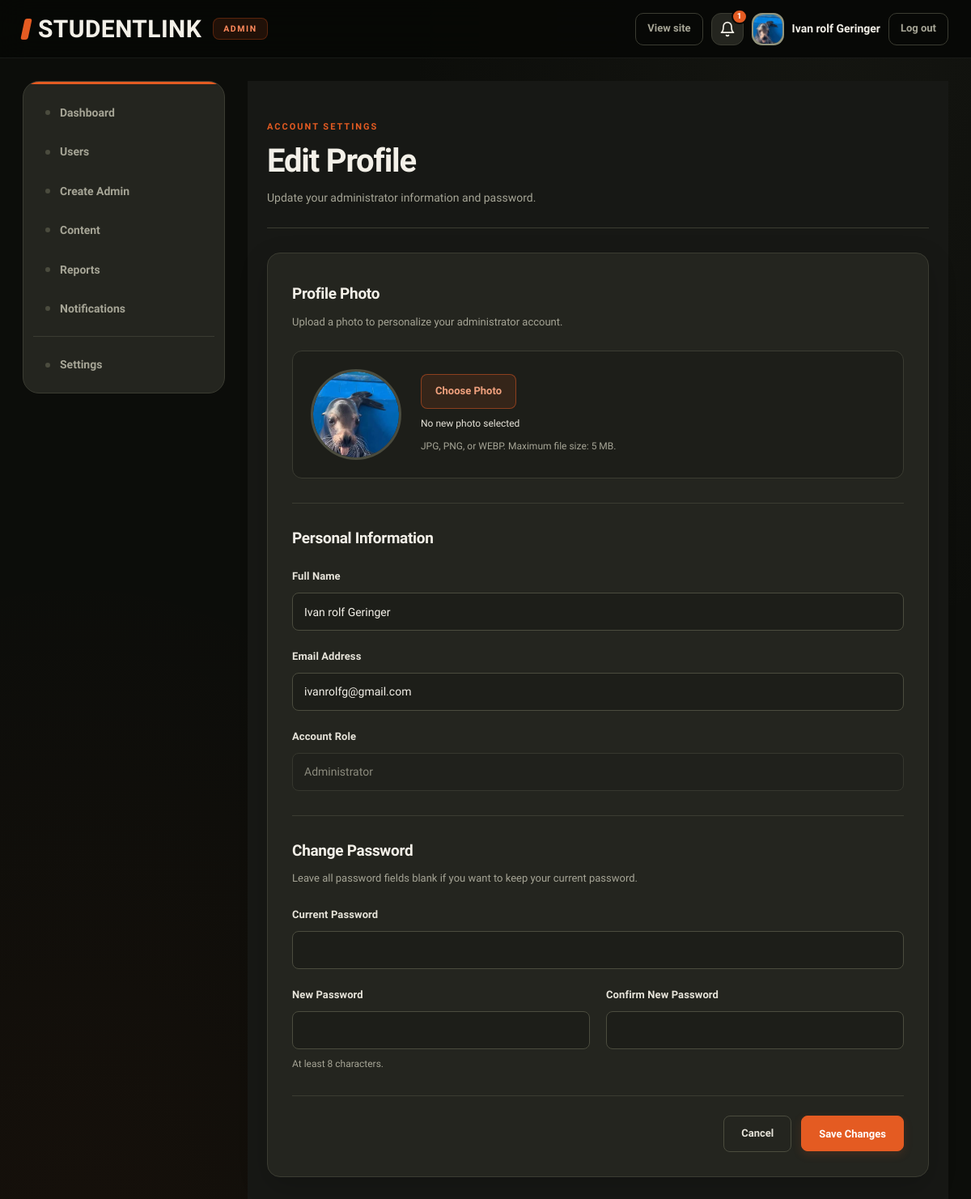
The app's page /admin/settings-edit.php (signed in), older data.
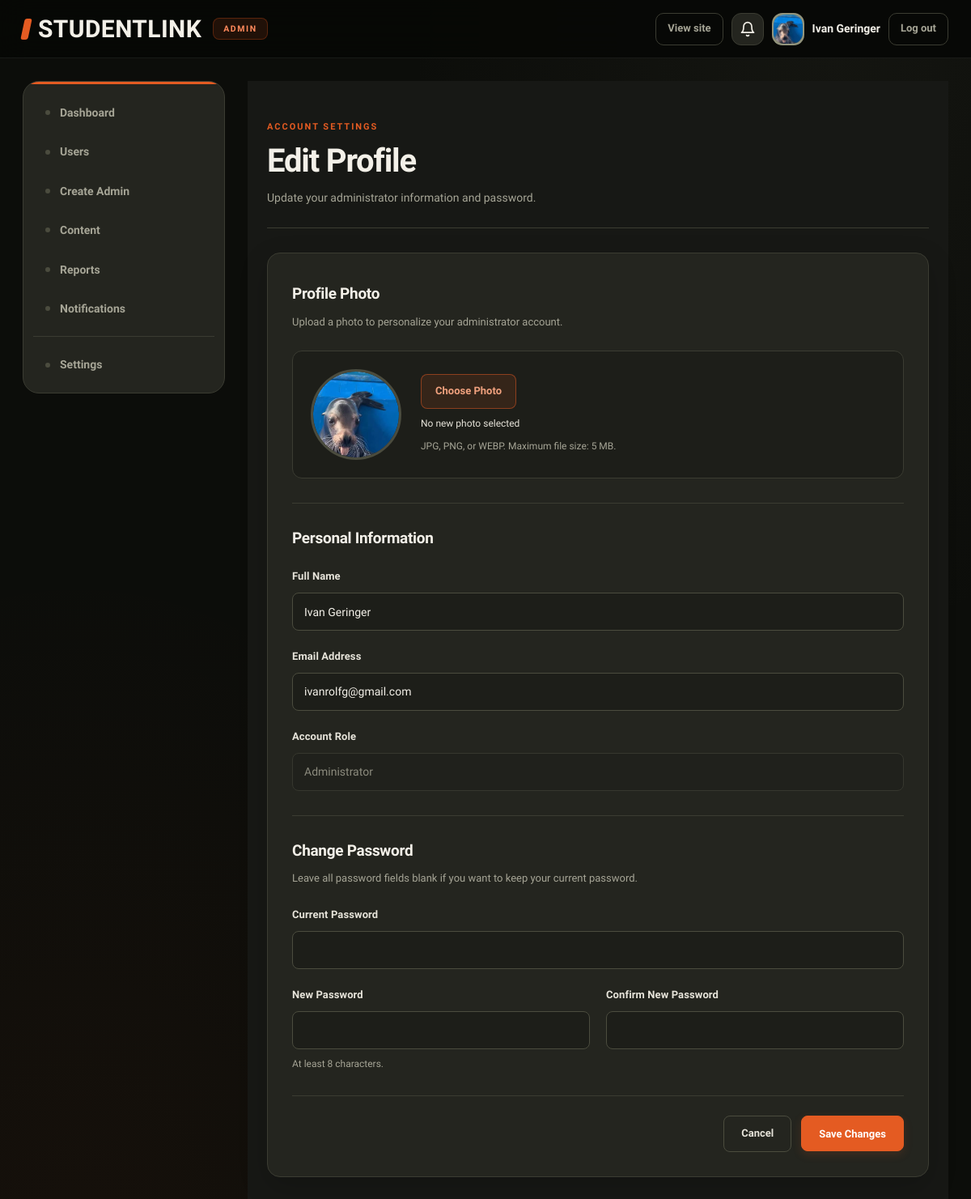
The same page, newer data.
### tables this page shows
CREATE TABLE `users` (
  `id` int(10) UNSIGNED NOT NULL,
  `full_name` varchar(100) NOT NULL,
  `email` varchar(150) NOT NULL,
  `password_hash` varchar(255) DEFAULT NULL,
  `google_id` varchar(64) DEFAULT NULL,
  `course` varchar(50) DEFAULT NULL,
  `year_level` varchar(20) DEFAULT NULL,
  `about` text DEFAULT NULL,
  `skills` varchar(255) DEFAULT NULL,
  `photo_path` varchar(255) DEFAULT NULL,
  `role` enum('student','admin') NOT NULL DEFAULT 'student',
  `status` enum('Active','Suspended') NOT NULL DEFAULT 'Active',
  `created_at` timestamp NOT NULL DEFAULT current_timestamp()
);

### includes/functions.php (called while the page is built, shortened)
<?php
function e($v) {
    return htmlspecialchars((string) $v, ENT_QUOTES, 'UTF-8');
}

### admin/settings-edit.php (the view, shortened to what the changed rows need)
<?php
require_once __DIR__ . '/../db_connect.php';
require_once __DIR__ . '/../includes/functions.php';
$adminId = (int) $_SESSION['user_id'];
$stmt = $conn->prepare("
    SELECT id, full_name, email, password_hash, role, status, photo_path
    FROM users
    WHERE id = ?
    LIMIT 1
");
$stmt->bind_param("i", $adminId);
$stmt->execute();
$admin = $stmt->get_result()->fetch_assoc();
$name = $admin['full_name'];
$email = $admin['email'];
$currentPhoto = $admin['photo_path'] ?? '';
$photoUrl = '';
if (!empty($currentPhoto)) {
    $photoUrl = '../' . ltrim($currentPhoto, '/');
}
$initials = '';
$nameParts = preg_split(
    '/\s+/',
    trim($name),
    -1,
    PREG_SPLIT_NO_EMPTY
);
foreach (array_slice($nameParts, 0, 2) as $part) {
    $initials .= mb_strtoupper(mb_substr($part, 0, 1));
}
include __DIR__ . '/../includes/admin-header.php';
?>
<link rel="stylesheet" href="setting-edit.css">
<main class="admin-settings-edit-page">
    <header class="page-head">
        <div>
            <h1>Edit Profile</h1>
        </div>
    </header>
    <form
        class="info edit"
        method="POST"
        action=""
        enctype="multipart/form-data"
        novalidate
    >
        <section class="edit-section photo-section">
            <h2>Profile Photo</h2>
            <div class="photo-upload-area">
                <div class="photo-preview" id="photoPreview">
                    <?php if ($photoUrl !== ''): ?>
                        <img
                            src="<?= e($photoUrl) ?>"
                            alt="Administrator profile photo"
                            id="profilePreviewImage"
                        >
                    <?php else: ?>
                        <span id="profileInitials">
                            <?= e($initials) ?>
                        </span>
                    <?php endif; ?>
                </div>
            </div>
        </section>
        <section class="edit-section">
            <h2>Personal Information</h2>
            <div class="field">
                <label for="name">Full Name</label>
                <input
                    id="name"
                    name="name"
                    type="text"
                    value="<?= e($name) ?>"
                    maxlength="100"
                    required
                >
            </div>
            <div class="field">
                <label for="email">Email Address</label>
                <input
                    id="email"
                    name="email"
                    type="email"
                    value="<?= e($email) ?>"
                    maxlength="150"
                    required
                >
            </div>
        </section>
        <section class="edit-section">
            <h2 id="password">Change Password</h2>
        </section>
    </form>
</main>
<?php include __DIR__ . '/../includes/admin-footer.php'; ?>

### includes/admin-header.php (shortened to what the changed rows need)
<?php
require_once __DIR__ . '/functions.php';
require_once __DIR__ . '/../db_connect.php';
$sessionUserId = (int) ($_SESSION['user_id'] ?? 0);
$authStmt = $conn->prepare(
    "SELECT id, full_name, email, role, status, photo_path
     FROM users
     WHERE id = ?
     LIMIT 1"
);
$authStmt->bind_param('i', $sessionUserId);
$authStmt->execute();
$authResult = $authStmt->get_result();
$verifiedAccount = $authResult->fetch_assoc();
$admin = [
    'id'         => (int) $verifiedAccount['id'],
    'name'       => $verifiedAccount['full_name'] ?: $verifiedAccount['email'],
    'email'      => $verifiedAccount['email'],
    'photo_path' => $verifiedAccount['photo_path'] ?? ''
];
$unreadNotifications = 0;
$notificationCountStmt = $conn->prepare("
    SELECT COUNT(*) AS total
    FROM notifications
    WHERE user_id = ?
      AND is_read = 0
");
if ($notificationCountStmt) {
    $notificationCountStmt->bind_param('i', $admin['id']);
    $notificationCountStmt->execute();
    $notificationCountResult = $notificationCountStmt->get_result();
    $notificationCountRow = $notificationCountResult->fetch_assoc();
    $unreadNotifications = (int) ($notificationCountRow['total'] ?? 0);
} else {
    error_log('Admin notification count error: ' . $conn->error);
}
?>
<!doctype html>
<html lang="en">
<head>
</head>
<body>
<header class="admin-bar">
    <div class="who">
        <a
            href="/Studenlink_Website/studentlink/dashboard.php"
            target="_blank"
            rel="noopener"
        >
            View site
        </a>
        <a
            class="admin-notification-link"
            href="notifications.php"
            aria-label="Notifications<?= $unreadNotifications > 0 ? ', ' . $unreadNotifications . ' unread' : '' ?>"
            title="Notifications"
        >
            <svg class="admin-notification-icon" width="20" height="20" viewBox="0 0 24 24" fill="none" stroke="currentColor" stroke-width="2" stroke-linecap="round" stroke-linejoin="round">
                <path d="M18 8A6 6 0 0 0 6 8c0 7-3 9-3 9h18s-3-2-3-9"></path>
                <path d="M13.73 21a2 2 0 0 1-3.46 0"></path>
            </svg>
            <?php if ($unreadNotifications > 0): ?>
                <span class="admin-notification-badge">
                    <?= $unreadNotifications > 99 ? '99+' : $unreadNotifications ?>
                </span>
            <?php endif; ?>
        </a>
        <a
            class="avatar"
            href="settings.php"
            aria-label="Your profile"
            title="<?= e($admin['name']) ?>"
        >
            <?php if (!empty($admin['photo_path'])): ?>
                <img
                    src="<?= e('../' . ltrim($admin['photo_path'], '/')) ?>"
                    alt="Admin profile photo"
                >
            <?php else: ?>
                <?= e(initials($admin['name'])) ?>
            <?php endif; ?>
        </a>
        <strong><?= e($admin['name']) ?></strong>
        <a href="../logout.php">
            Log out
        </a>
    </div>
</header>
<div class="admin">
    <main class="main">

Row changes from the older to the newer data that the page shows:
changed users "ivanrolfg@gmail.com": name "Ivan rolf Geringer" → "Ivan Geringer"
Text that changed along with them:
$admin['name']: "Ivan rolf Geringer" → "Ivan Geringer"
$unreadNotifications: "1" → (not shown)
